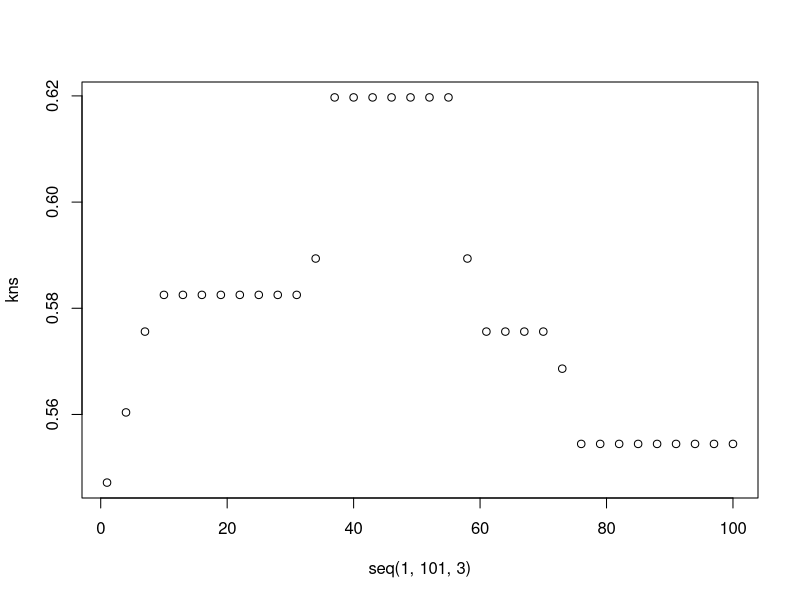

Recreate this plot in R.
# 4.1 Check


set.seed(1)

library(tidyverse)
library(caret)
library(dslabs)
data(heights)

#Q1 Parsing data and running knn model with 33 different values of k. Finding f1 stat for each and finding the max

test_index <- createDataPartition(heights$height, times = 1, p = 0.5, list = FALSE)

train <- heights[-test_index,]
test <- heights[test_index,]

kns <- sapply(seq(1,101,3), function(i){
        fit <- knn3(sex ~ height, data = train, k=i) 
        y_hat <- predict(fit, test, type="class") %>%
          factor(levels = levels(train$sex))
        F_meas(data=y_hat, reference = test$sex)
        })
plot(seq(1,101,3), kns)

max(kns)

which.max(kns)*3 +1


#Q2
library(dslabs)
library(caret)

data("tissue_gene_expression")
set.seed(1)

y <- tissue_gene_expression$y
x <- tissue_gene_expression$x
test_index <- createDataPartition(y, list = FALSE)


Medata <- sapply(seq(1, 11, 2), function(i){
  fit <- knn3(x[-test_index,], y[-test_index], k=i)
  y_hat <- predict(fit, newdata = data.frame(x=x[test_index,]), type="class") %>%
    factor(levels = levels(y))
  mean(y_hat == y[test_index])
})
